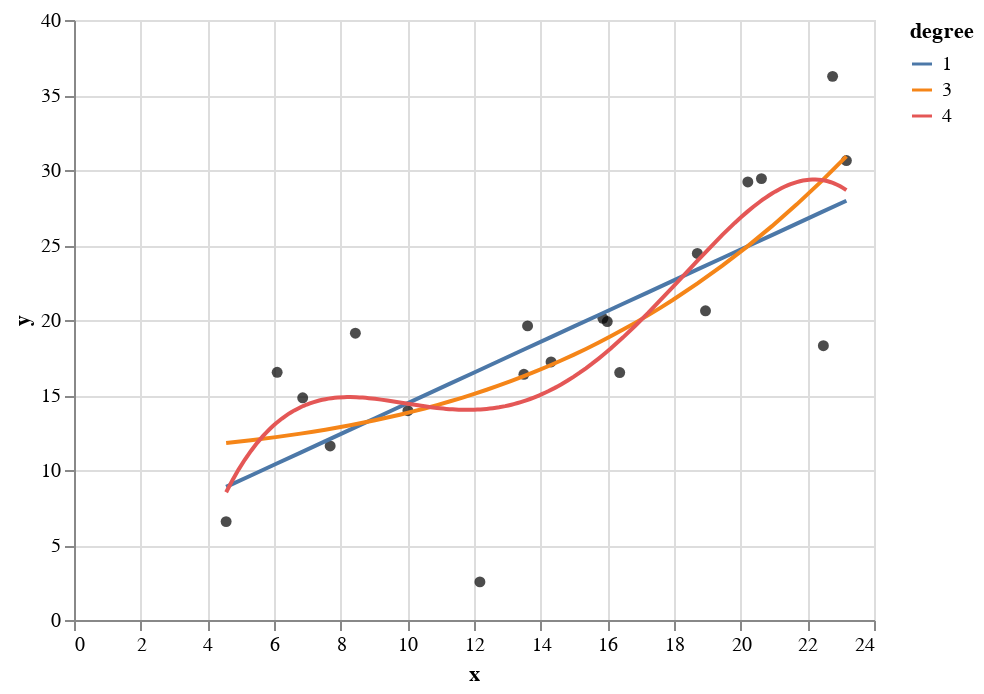

Source (notebook cell):
### Code cell
# Generate some random data
#rng = np.random.RandomState(1)
#x = rng.rand(40) ** 2
#y = 10 - 1.0 / (x + 0.1) + rng.randn(40)

x= 5 + np.arange(num_points) + np.random.randn(num_points)
y=10 + np.arange(num_points) + 5 * np.random.randn(num_points)

source = pd.DataFrame({"x": x, "y": y})

# Define the degree of the polynomial fits
degree_list = [1, 3, 4]

base = alt.Chart(source).mark_circle(color="black").encode(
        alt.X("x"), alt.Y("y")
)

polynomial_fit = [
    base.transform_regression(
        "x", "y", method="poly", order=order, as_=["x", str(order)]
    )
    .mark_line()
    .transform_fold([str(order)], as_=["degree", "y"])
    .encode(alt.Color("degree:N"))
    for order in degree_list
]

alt.layer(base, *polynomial_fit).interactive()

### Figure 1 — Vega-Lite specification as saved in the notebook (floating-point values rounded to 4 significant figures)
{"config": {"view": {"continuousWidth": 400, "continuousHeight": 300}}, "layer": [{"mark": {"type": "circle", "color": "black"}, "encoding": {"x": {"type": "quantitative", "field": "x"}, "y": {"type": "quantitative", "field": "y"}}, "selection": {"selector003": {"type": "interval", "bind": "scales", "encodings": ["x", "y"]}}}, {"mark": "line", "encoding": {"color": {"type": "nominal", "field": "degree"}, "x": {"type": "quantitative", "field": "x"}, "y": {"type": "quantitative", "field": "y"}}, "transform": [{"on": "x", "regression": "y", "method": "poly", "order": 1, "as": ["x", "1"]}, {"fold": ["1"], "as": ["degree", "y"]}]}, {"mark": "line", "encoding": {"color": {"type": "nominal", "field": "degree"}, "x": {"type": "quantitative", "field": "x"}, "y": {"type": "quantitative", "field": "y"}}, "transform": [{"on": "x", "regression": "y", "method": "poly", "order": 3, "as": ["x", "3"]}, {"fold": ["3"], "as": ["degree", "y"]}]}, {"mark": "line", "encoding": {"color": {"type": "nominal", "field": "degree"}, "x": {"type": "quantitative", "field": "x"}, "y": {"type": "quantitative", "field": "y"}}, "transform": [{"on": "x", "regression": "y", "method": "poly", "order": 4, "as": ["x", "4"]}, {"fold": ["4"], "as": ["degree", "y"]}]}], "data": {"name": "data-cda2f620b35b7a46aa918c1c275c7ffc"}, "$schema": "https://vega.github.io/schema/vega-lite/v4.8.1.json", "datasets": {"data-cda2f620b35b7a46aa918c1c275c7ffc": [{"x": 6.095, "y": 16.51}, {"x": 4.564, "y": 6.559}, {"x": 7.684, "y": 11.6}, {"x": 6.861, "y": 14.81}, {"x": 8.441, "y": 19.12}, {"x": 10.02, "y": 13.96}, {"x": 12.18, "y": 2.54}, {"x": 13.5, "y": 16.38}, {"x": 14.31, "y": 17.21}, {"x": 13.61, "y": 19.61}, {"x": 16.0, "y": 19.9}, {"x": 15.87, "y": 20.11}, {"x": 16.37, "y": 16.5}, {"x": 18.7, "y": 24.43}, {"x": 18.95, "y": 20.61}, {"x": 20.22, "y": 29.2}, {"x": 20.62, "y": 29.43}, {"x": 22.48, "y": 18.29}, {"x": 22.76, "y": 36.24}, {"x": 23.17, "y": 30.63}]}}
